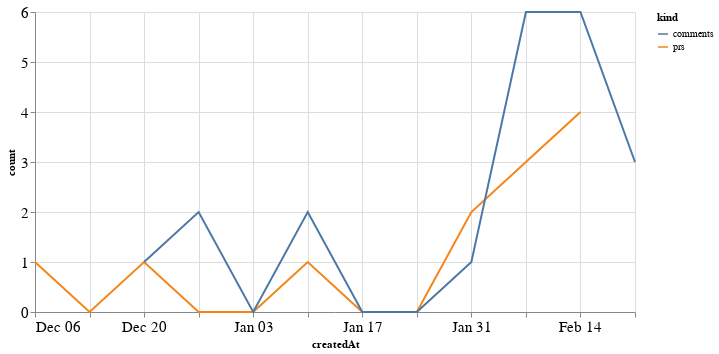

Here is the notebook cell this chart was saved with:
### Code cell
alt.Chart(total_time, width=600).mark_line().encode(
    x='createdAt',
    y='count',
    color='kind'
)

### Figure 1 — Vega-Lite specification as saved in the notebook (floating-point values rounded to 4 significant figures)
{"config": {"axisLeft": {"labelFontSize": 15}, "axisBottom": {"labelFontSize": 15}}, "data": {"name": "data-76511c41cb829677ad00c05b65f56e72"}, "mark": "line", "encoding": {"color": {"type": "nominal", "field": "kind"}, "x": {"type": "temporal", "field": "createdAt"}, "y": {"type": "quantitative", "field": "count"}}, "width": 600, "$schema": "https://vega.github.io/schema/vega-lite/v4.8.1.json", "datasets": {"data-76511c41cb829677ad00c05b65f56e72": [{"createdAt": "2020-12-06T00:00:00", "kind": "prs", "count": 1.0}, {"createdAt": "2020-12-13T00:00:00", "kind": "prs", "count": 0.0}, {"createdAt": "2020-12-20T00:00:00", "kind": "prs", "count": 1.0}, {"createdAt": "2020-12-27T00:00:00", "kind": "prs", "count": 0.0}, {"createdAt": "2021-01-03T00:00:00", "kind": "prs", "count": 0.0}, {"createdAt": "2021-01-10T00:00:00", "kind": "prs", "count": 1.0}, {"createdAt": "2021-01-17T00:00:00", "kind": "prs", "count": 0.0}, {"createdAt": "2021-01-24T00:00:00", "kind": "prs", "count": 0.0}, {"createdAt": "2021-01-31T00:00:00", "kind": "prs", "count": 2.0}, {"createdAt": "2021-02-07T00:00:00", "kind": "prs", "count": 3.0}, {"createdAt": "2021-02-14T00:00:00", "kind": "prs", "count": 4.0}, {"createdAt": "2021-02-21T00:00:00", "kind": "prs", "count": null}, {"createdAt": "2020-12-06T00:00:00", "kind": "comments", "count": null}, {"createdAt": "2020-12-13T00:00:00", "kind": "comments", "count": null}, {"createdAt": "2020-12-20T00:00:00", "kind": "comments", "count": 1.0}, {"createdAt": "2020-12-27T00:00:00", "kind": "comments", "count": 2.0}, {"createdAt": "2021-01-03T00:00:00", "kind": "comments", "count": 0.0}, {"createdAt": "2021-01-10T00:00:00", "kind": "comments", "count": 2.0}, {"createdAt": "2021-01-17T00:00:00", "kind": "comments", "count": 0.0}, {"createdAt": "2021-01-24T00:00:00", "kind": "comments", "count": 0.0}, {"createdAt": "2021-01-31T00:00:00", "kind": "comments", "count": 1.0}, {"createdAt": "2021-02-07T00:00:00", "kind": "comments", "count": 6.0}, {"createdAt": "2021-02-14T00:00:00", "kind": "comments", "count": 6.0}, {"createdAt": "2021-02-21T00:00:00", "kind": "comments", "count": 3.0}]}}
